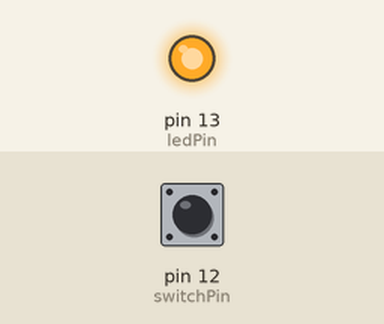
Recording of a sketch running on a simulated Arduino Uno, built with avr-gcc and run on an emulated ATmega328P. Shown: output pins drawn as LEDs (lit = HIGH). The test bench sets the inputs (shaded band); at power-on: pin 12 (switchPin) HIGH.

Above: at 1.2 s.
1.3 s: pin 12 (switchPin) pulled LOW for 0.15 s
At 2.0 s:
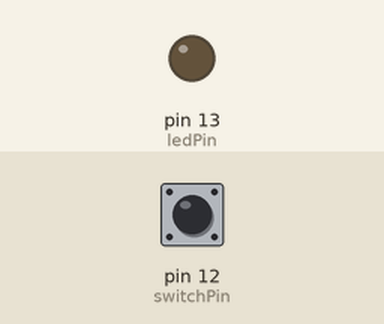
2.9 s: pin 12 (switchPin) pulled LOW for 1 s
At 4.4 s:
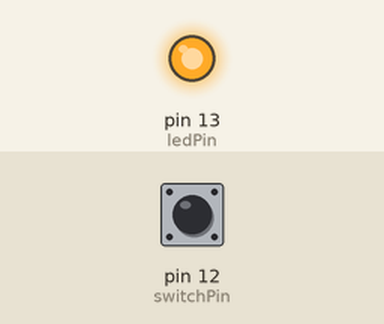
5.4 s: pin 12 (switchPin) pulled LOW for 3.2 s
At 9.2 s:
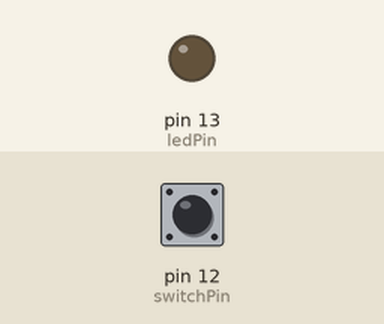
Timing chart, 0 to 10.7 s (numbered marks = the images above; inputs shaded):
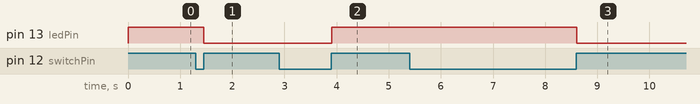

Measured:
- after the input at 1.3 s, pin 13 (ledPin): HIGH → LOW after 0.16 s
- after the input at 2.9 s, pin 13 (ledPin): LOW → HIGH after 1.0 s
- after the input at 5.4 s, pin 13 (ledPin): HIGH → LOW after 3.2 s

The sketch:

sketch_jan23a.ino
```cpp
int switchPin = 12; // пин кнопки
int ledPin = 13; // пин светодиода
boolean lastButton = false; // предыдущее состояние кнопки
boolean currentButton = false; // текущее состояние кнопки
boolean ledOn = false; // состояние светодиода

void setup() {
  pinMode (switchPin, INPUT);
  pinMode (ledPin, OUTPUT);
}

void loop() {
  currentButton = debounce (lastButton); // получаем состояние кнопки без дребезга
  if (lastButton == false && currentButton == true) { // если кнопка была нажата дольше 5 мсек,
    ledOn = !ledOn; // то меняем состояние светодиода
  }
  lastButton = currentButton; // обнуляем состояние нажатия кнопки
  digitalWrite (ledPin, ledOn); // зажигаем/гасим светодиод
}

// Процедура определения нажатия кнопки без дребезга:
boolean debounce(boolean last) {
  boolean current = digitalRead(switchPin); // считываем текущее состояние кнопки
  if (last != current) { // если состояние изменилось
    delay(5); // делаем задержку на 5 мсек, пока уляжется дребезг
    current = digitalRead(switchPin); // и считываем снова
  }
  return current; // возвращаем текущее состояние кнопки
}
```
